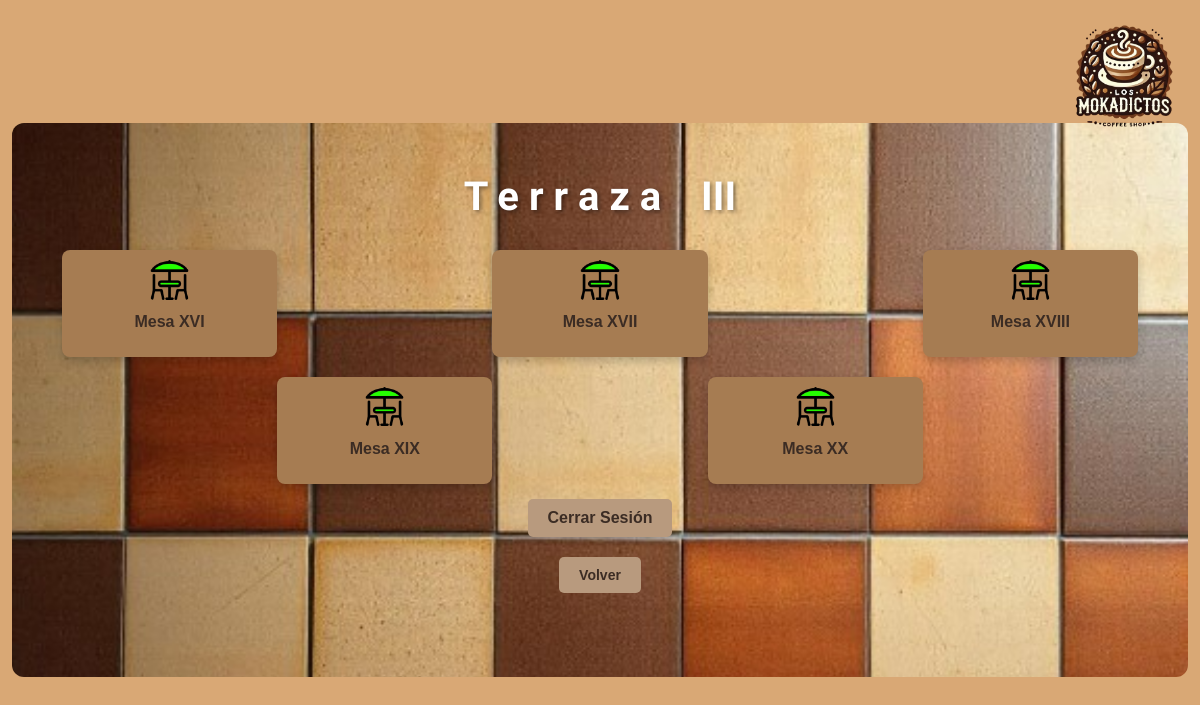
The page /salones/terraza3.php (signed in) on the database its author committed.
### tables this page shows
CREATE TABLE tbl_tables (
    table_id INT PRIMARY KEY AUTO_INCREMENT,
    room_id INT NOT NULL,
    table_number INT NOT NULL,
    capacity INT NOT NULL,
    status ENUM('free', 'occupied') DEFAULT 'free',   
    occupied_since DATETIME NULL,   
    image_path VARCHAR(255) DEFAULT NULL,   
    FOREIGN KEY (room_id) REFERENCES tbl_rooms(room_id) ON DELETE CASCADE
);

### salones/terraza3.php (the view, shortened to what this page needs)
<?php
include '../conexion/conexion.php';
function romanNumerals($number) {
    $map = [
        'M' => 1000,
        'CM' => 900,
        'D' => 500,
        'CD' => 400,
        'C' => 100,
        'XC' => 90,
        'L' => 50,
        'XL' => 40,
        'X' => 10,
        'IX' => 9,
        'V' => 5,
        'IV' => 4,
        'I' => 1
    ];
    $result = '';
    foreach ($map as $roman => $int) {
        while ($number >= $int) {
            $result .= $roman;
            $number -= $int;
        }
    }
    return $result;
}
$sql = "SELECT table_id, status FROM tbl_tables WHERE table_id BETWEEN 16 AND 20";
$stmt = $conexion->query($sql);
$mesas = $stmt->fetchAll(PDO::FETCH_ASSOC);
?>
<!DOCTYPE html>
<html lang="es">
<head>
    <link rel="stylesheet" href="../styles.css">
</head>
<body>
    <div><img src="./../img/logo.webp" alt="Logo de la página" class="superpuesta"><br></div>
    <div class="container2">
        <div class="header">
            <h1>T e r r a z a    III</h1>
        </div>
        <div class="grid3">
            <?php
            foreach ($mesas as $mesa) {
                $tableId = $mesa['table_id'];
                $status = $mesa['status'];
                $romanTableId = romanNumerals($tableId);
                $imgSrc = ($status === 'occupied') ? '../img/sombrillaRoja.webp' : '../img/sombrilla.webp';
                echo "
                <div class='table' id='mesa$tableId' onclick='openTableOptions($tableId, \"$status\", \"$romanTableId\")'>
                    <img id='imgMesa$tableId' src='$imgSrc' alt='Mesa $tableId'>
                    <p>Mesa $romanTableId</p>
                </div>
                <form id='formMesa$tableId' method='POST' style='display: none;'>
                    <input type='hidden' name='tableId' value='$tableId'>
                    <input type='hidden' name='action' id='action$tableId'>
                    <input type='hidden' name='newRoomId' id='newRoomId$tableId'>
                </form>
                ";
            }
            ?>
        </div>
        <button class="logout-button" onclick="logout()">Cerrar Sesión</button>
        <form action="../paginaPrincipal.php">
            <button class="logout">Volver</button>
        </form>
    </div>
</body>
</html>

### styles.css (style rules this page uses)
body { font-family: Arial, sans-serif; background-color: #d9a875; display: flex; justify-content: center; align-items: center; height: 100vh; margin: 0; }
.container2 { text-align: center; background-image: url('./img/fondo.jpg'); background-size: 100%; background-position: center; background-repeat: no-repeat; width: 88%; padding-left: 5%; padding-right: 5%; padding-top: 2%; padding-bottom: 7%; border-radius: 12px; position: relative; }
.superpuesta { position: absolute; top: 0; right: 0; width: 150px; height: auto; z-index: 10; }
h1 { font-size: 40px; font-weight: bold; color: #fff; text-shadow: 2px 2px 4px rgba(0, 0, 0, 0.4); font-family: 'Arial Black', sans-serif; margin-bottom: 30px; }
button { padding: 10px 20px; border-radius: 5px; border: none; background-color: transparent; color: #3b2c24; font-weight: bold; font-size: 14px; cursor: pointer; transition: background-color 0.3s; }
.logout-button { margin-top: 15px; padding: 10px 20px; border-radius: 5px; border: none; background-color: #b89a7e; color: #3b2c24; font-weight: bold; font-size: 16px; cursor: pointer; }
h1 { font-family: 'Sancreek'; }
.table { background-color: #a67c52; padding: 10px; border-radius: 8px; text-align: center; box-shadow: 0px 4px 6px rgba(0, 0, 0, 0.2); width: 90%; transition: transform 0.3s; }
.table img { width: 20%; height: auto; margin-bottom: 10px; border-radius: 4px; }
.table p { font-weight: bold; color: #3b2c24; margin-top: 2%; }
.logout { margin-top: 20px; padding: 10px 20px; background-color: #b89a7e; color: #3b2c24; border: none; border-radius: 5px; font-weight: bold; cursor: pointer; }
.grid3 { display: grid; grid-template-columns: repeat(5, 1fr); grid-template-rows: auto auto; gap: 20px; justify-items: center; margin: 0 auto; grid-template-areas: "mesa16 . mesa17 . mesa18" ". mesa19 . mesa20 ."; }
#mesa16 { grid-area: mesa16; }
#mesa17 { grid-area: mesa17; }
#mesa18 { grid-area: mesa18; }
#mesa19 { grid-area: mesa19; }
#mesa20 { grid-area: mesa20; }
.table { display: flex; flex-direction: column; align-items: center; border-radius: 10px; padding: 10px; box-shadow: 0 4px 8px rgba(0, 0, 0, 0.2); cursor: pointer; transition: transform 0.3s ease, box-shadow 0.3s ease; padding: 10px; border-radius: 8px; text-align: center; width: 100%; }

### rows shown on the page
tbl_tables: table_id "XVI"
tbl_tables: table_id "XVII"
tbl_tables: table_id "XVIII"
tbl_tables: table_id "XIX"
tbl_tables: table_id "XX"
